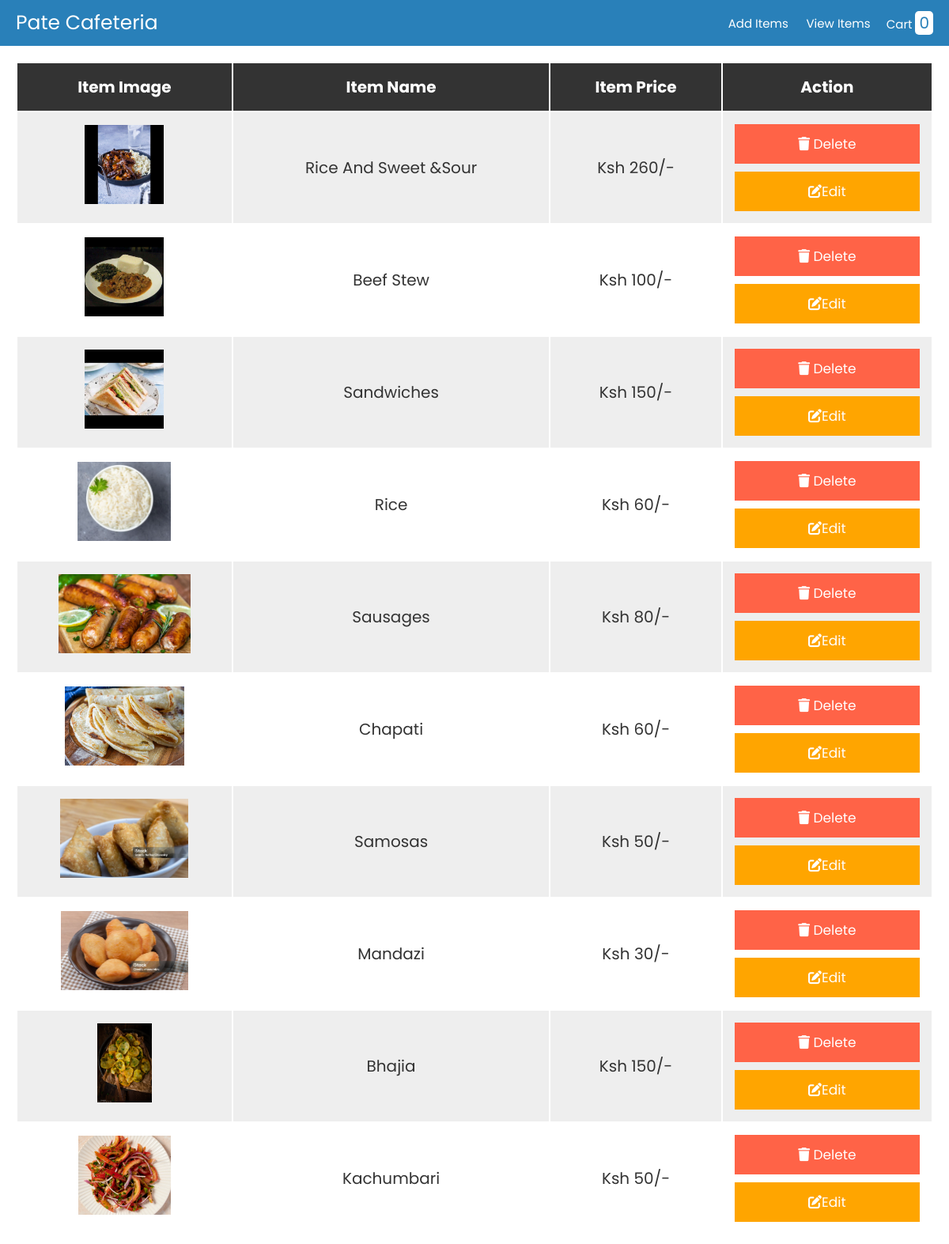
Screenshot of /pate/products.php with the database file from the repository.
### tables this page shows
CREATE TABLE `products` (
  `id` int(10) NOT NULL,
  `name` varchar(255) NOT NULL,
  `price` varchar(255) NOT NULL,
  `image` varchar(255) NOT NULL
);

### pate/products.php (the view, shortened to what this page needs)
<?php
    @include 'config.php';
?>
<!DOCTYPE html>
<html lang="en">
<head>
    <link rel="stylesheet" href="https://cdnjs.cloudflare.com/ajax/libs/font-awesome/6.5.2/css/all.min.css">
    <link rel="stylesheet" href="css/style.css">
</head>
<body>
    <?php include 'header.php'; ?>
    <div class="containeer">
        <section class="display-product-table">
            <table>
                <thead>
                    <th>Item image</th>
                    <th>Item name</th>
                    <th>Item price</th>
                    <th>Action</th>
                </thead>
                <tbody>
                    <?php
                    $select_products = mysqli_query($conn, "SELECT * FROM products");
                    if(mysqli_num_rows($select_products)>0){
                        while($row = mysqli_fetch_assoc($select_products)){
                    ?>
                    <tr>
                    <td> <img src="uploaded_img/<?php echo $row['image']; ?>"height="100" alt=""> </td>
                    <td><?php echo $row['name']; ?></td>
                    <td>Ksh <?php echo $row['price']; ?>/-</td>
                    <td>
                        <a href="products.php?delete=<?php echo $row['id']; ?>" class="delete-btn" onclick="return confirm('Are you sure you want to delete?');"> <i class="fas fa-trash"></i> Delete </a>
                        <a href="products.php?edit=<?php echo $row['id']; ?>" class="option-btn"> <i class="fas fa-edit"></i>Edit</a>
                    </td>
                    </tr>
                    <?php
                        };
                    }else{
                        echo "<div class='empty'>No Item Added</div>";
                    }
                    ?>
                </tbody>
            </table>
        </section>
    </div>
</body>
</html>

### pate/header.php (shortened to what this page needs)
<header class="header">
    <div class="flex">
        <a href="#" class="logo">Pate Cafeteria</a>
        <nav class="navbar">
            <a href="admin.php">Add Items</a>
            <a href="products.php">View Items</a>
        </nav>
        <a href="cart.php" class="cart">Cart <span>0</span> </a>
    </div>
</header>

### pate/css/style.css (style rules this page uses)
:root { --blue:#2980b9; --red:tomato; --orange:orange; --black:#333; --white:#fff; --bg-color:#eee; --dark-bg:rgba(0,0,0,.7); --box-shadow:0 .5rem 1rem rgba(0,0,0,.1); --border:.1rem solid #999; }
* { font-family:'Poppins', sans-serif; margin: 0; padding: 0; box-sizing: border-box; outline: none; border: none; text-decoration: none; text-transform: capitalize; }
html { font-size: 62.5%; overflow-x: hidden; }
section { padding: 2rem; }
.btn, .option-btn, .delete-btn { display: block; width: 100%; text-align: center; background-color: var(--blue); color: var(--white); font-size: 1.7rem; padding: 1.2rem 3rem; cursor: pointer; margin-top: 1rem; }
.edit-btn i, .delete-btn i { padding-right: .5 rem; }
.option-btn { background-color: var(--orange); }
.delete-btn { margin-top: 0; background-color: var(--red); }
.header { background-color: var(--blue); position: sticky; top: 0; left: 0; z-index: 1000; }
.header .flex { display: flex; align-items: center; padding: 1rem 2rem; max-width: 1200px; margin: 0 auto; }
.header .flex .logo { margin-right: auto; font-size: 2.5rem; color: var(--white); }
.header .flex .navbar a { margin-left: 2rem; font-size: 1.5rem; color: var(--white); }
.header .flex .cart { margin-left: 2rem; font-size: 1.5rem; color: var(--white); }
.header .flex .cart span { padding: .1rem .5rem; border-radius: .5rem; background-color: var(--white); color: var(--blue); font-size: 2rem; }
.display-product-table table { width: 100%; text-align: center; }
.display-product-table table thead th { padding: 1.5rem; font-size: 2rem; background-color: var(--black); color: var(--white); }
.display-product-table table td { padding: 1.5rem; font-size: 2rem; color: var(--black); }
.display-product-table table td:first-child { padding: 0; }
.display-product-table table tr:nth-child(odd) { background-color: var(--bg-color); }

### rows the page displays
products: image (picture), name "Rice And Sweet &Sour", price "260"
products: image (picture), name "Beef Stew", price "100"
products: image (picture), name "Sandwiches", price "150"
products: image (picture), name "Rice", price "60"
products: image (picture), name "Sausages", price "80"
products: image (picture), name "Chapati", price "60"
products: image (picture), name "Samosas", price "50"
products: image (picture), name "Mandazi", price "30"
products: image (picture), name "Bhajia", price "150"
products: image (picture), name "Kachumbari", price "50"
